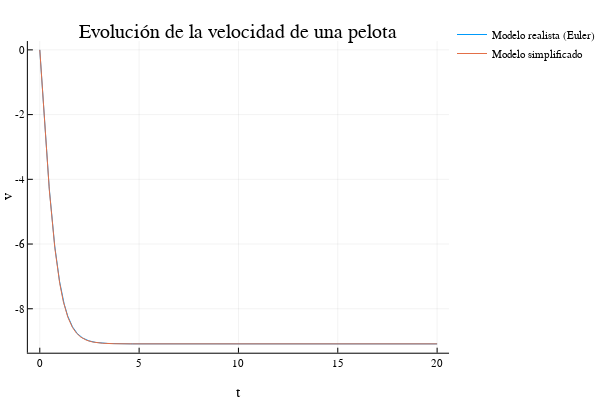

Notebook code cell kept with this figure:
### Markdown cell above
### 2.5- Ejercicio

- Una vez calculado el valor correcto de $c$, **representar gráficamente (en el intervalo temporal $t \in[0,20]$) la evolución de la velocidad de la pelota de ping-pong según la solución [(3)](#Sol) del modelo simplificado. Incluir dicha gráfica en una misma figura junto con la gráfica de la solución numérica obtenida (con el método de Euler) para el modelo más realista [(6)](#Edo-Comp).**

### Code cell
vs = vsol.(tt);
plot(tt,vv, title = "Evolución de la velocidad de una pelota", 
            xlabel="t", ylabel="v", label="Modelo realista (Euler)")
plot!(tt,vs, label="Modelo simplificado")

### Figure 1 — Plotly figure (JSON) as saved in the notebook; plotly's stock layout.template omitted (floating-point values rounded to 4 significant figures; data arrays with more than 128 entries replaced by an {"elided": "..."} marker saying what was removed)
{"data": [{"colorbar": {"title": ""}, "hoverinfo": "text", "legendgroup": "Modelo realista (Euler)", "line": {"color": "rgba(0, 154, 250, 1.000)", "dash": "solid", "shape": "linear", "width": 1}, "mode": "lines", "name": "Modelo realista (Euler)", "showlegend": true, "text": {"elided": "4001 null values"}, "type": "scatter", "x": {"elided": "4001 float values"}, "xaxis": "x1", "y": {"elided": "4001 float values"}, "yaxis": "y1", "zmax": 0.1, "zmin": -0.1}, {"colorbar": {"title": ""}, "hoverinfo": "text", "legendgroup": "Modelo simplificado", "line": {"color": "rgba(227, 111, 71, 1.000)", "dash": "solid", "shape": "linear", "width": 1}, "mode": "lines", "name": "Modelo simplificado", "showlegend": true, "text": {"elided": "4001 null values"}, "type": "scatter", "x": {"elided": "4001 float values"}, "xaxis": "x1", "y": {"elided": "4001 float values"}, "yaxis": "y1", "zmax": 0.1, "zmin": -0.1}], "layout": {"annotations": [{"font": {"color": "rgba(0, 0, 0, 1.000)", "family": "sans-serif", "size": 20}, "rotation": 0, "showarrow": false, "text": "Evolución de la velocidad de una pelota", "x": 0.5275, "xanchor": "center", "xref": "paper", "y": 1, "yanchor": "top", "yref": "paper"}], "height": 400, "legend": {"bgcolor": "rgba(255, 255, 255, 1.000)", "bordercolor": "rgba(0, 0, 0, 1.000)", "font": {"color": "rgba(0, 0, 0, 1.000)", "family": "sans-serif", "size": 11}, "tracegroupgap": 0, "x": 1, "y": 1}, "margin": {"b": 20, "l": 0, "r": 0, "t": 20}, "paper_bgcolor": "rgba(255, 255, 255, 1.000)", "plot_bgcolor": "rgba(255, 255, 255, 1.000)", "showlegend": true, "width": 600, "xaxis": {"anchor": "y1", "domain": [0.06165, 0.9934], "gridcolor": "rgba(0, 0, 0, 0.100)", "gridwidth": 0.5, "linecolor": "rgba(0, 0, 0, 1.000)", "mirror": false, "range": [-0.6, 20.6], "showgrid": true, "showline": true, "showticklabels": true, "tickangle": 0, "tickcolor": "rgb(0, 0, 0)", "tickfont": {"color": "rgba(0, 0, 0, 1.000)", "family": "sans-serif", "size": 11}, "tickmode": "array", "ticks": "inside", "ticktext": ["0", "5", "10", "15", "20"], "tickvals": [0, 5, 10, 15, 20], "title": "t", "titlefont": {"color": "rgba(0, 0, 0, 1.000)", "family": "sans-serif", "size": 15}, "type": "-", "visible": true, "zeroline": false, "zerolinecolor": "rgba(0, 0, 0, 1.000)"}, "yaxis": {"anchor": "x1", "domain": [0.07581, 0.9415], "gridcolor": "rgba(0, 0, 0, 0.100)", "gridwidth": 0.5, "linecolor": "rgba(0, 0, 0, 1.000)", "mirror": false, "range": [-9.358, 0.2726], "showgrid": true, "showline": true, "showticklabels": true, "tickangle": 0, "tickcolor": "rgb(0, 0, 0)", "tickfont": {"color": "rgba(0, 0, 0, 1.000)", "family": "sans-serif", "size": 11}, "tickmode": "array", "ticks": "inside", "ticktext": ["-8", "-6", "-4", "-2", "0"], "tickvals": [-8, -6, -4, -2, 0], "title": "v", "titlefont": {"color": "rgba(0, 0, 0, 1.000)", "family": "sans-serif", "size": 15}, "type": "-", "visible": true, "zeroline": false, "zerolinecolor": "rgba(0, 0, 0, 1.000)"}}}
